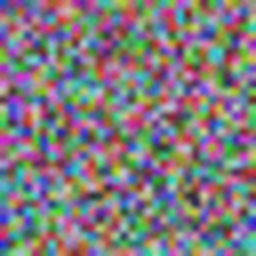
#> input picture samples/textured.png, 256 x 256 px
$ python __main__.py ../samples/textured.png ../samples/textured.png out.png
#> lines starting #> are read from the running program, lines starting #| are printed output that depends on the picture
### superface/core.py
import numpy as np
from PIL import Image


def load(file, size):
#> called with file = '../samples/textured.png', size = 128
    img = Image.open(file).convert("RGB")
#> img is the input picture: PIL image 256x256 RGB; mean R, G, B 128.4, 122.9, 125.9
    w, h = img.size
#> w = 256; h = 256
    s = min(w, h)
#> s = 256
    box = ((w - s) // 2, (h - s) // 2, (w + s) // 2, (h + s) // 2)
#> box = (0, 0, 256, 256)
    img = img.crop(box).resize((size, size), Image.LANCZOS)
#> img: PIL image 128x128 RGB
    return np.asarray(img, dtype=np.float32) / 255


def grid(size):
    ys, xs = np.mgrid[0:size, 0:size]
    return np.stack([ys.ravel(), xs.ravel()], 1).astype(np.float32) / size


def assign(source, target, spatial_weight=2.0, iterations=1000, radius=1, seed=0):
#> called with spatial_weight = 2, iterations = 1000, radius = 1, seed = 0
    rng = np.random.default_rng(seed)
    size = source.shape[0]
#> size = 128
    n = size * size
#> n = 16384
    src = source.reshape(-1, 3)
    tgt = target.reshape(-1, 3)
    pos = grid(size)
    owner = np.arange(n)
#> owner = 16384 values from 0 to 16383
    idx = np.arange(n).reshape(size, size)
    ys, xs = np.mgrid[0:size, 0:size]
    swaps = []

    def cost(o, p):
        return ((src[o] - tgt[p]) ** 2).sum(1) + spatial_weight * ((pos[o] - pos[p]) ** 2).sum(1)

    for _ in range(iterations):
        dy = rng.integers(1, radius + 1)
        dx = rng.integers(-radius, radius + 1)
        phase = rng.integers(0, 2 * dy)
        view = idx.T if rng.random() < 0.5 else idx
        mask = ((ys + phase) // dy % 2 == 0) & (ys + dy < size) & (xs + dx >= 0) & (xs + dx < size)
        ay, ax = ys[mask], xs[mask]
        pa, pb = view[ay, ax], view[ay + dy, ax + dx]
        oa, ob = owner[pa], owner[pb]
        better = cost(oa, pb) + cost(ob, pa) < cost(oa, pa) + cost(ob, pb)
        owner[pa[better]], owner[pb[better]] = ob[better], oa[better]
        swaps.append((pa[better], pb[better]))
#> this loop made 1000 passes
#> (dx, phase) on passes 1 to 3: (1, 1), (-1, 0), (-1, 1)
#> pass 1, in assign, `view = idx.T if rng.random() < 0.5 else idx`:
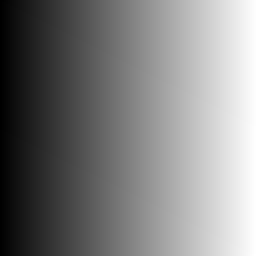
#> view: shape (128, 128) int64 (shown 2 times larger); min 0, max 16383, mean 8191.5; drawn with min black and max white
#> pass 1, in assign, `mask = ((ys + phase) // dy % 2 == 0) & (ys + dy < size) & (xs + dx >= ..`:
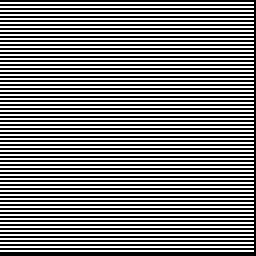
#> mask: shape (128, 128) bool (shown 2 times larger); 48.8% white in thin lines or dots
#> pass 2, in assign, `mask = ((ys + phase) // dy % 2 == 0) & (ys + dy < size) & (xs + dx >= ..`:
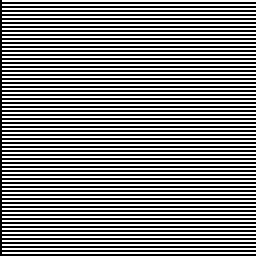
#> mask: shape (128, 128) bool (shown 2 times larger); 49.6% white in thin lines or dots
#> pass 3, in assign, `view = idx.T if rng.random() < 0.5 else idx`:
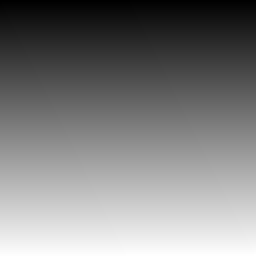
#> view: shape (128, 128) int64 (shown 2 times larger); min 0, max 16383, mean 8191.5; drawn with min black and max white
#> after the loop, swaps = 1000 items, first 6: (empty array, empty array), (empty array, empty array), (empty array, empty array), (empty array, empty array), (empty array, empty array), (empty array, empty array)
#> `owner, swaps = assign(source, load(args.target, args.size), args.spati..`: owner = 16384 values from 0 to 16383

    return owner, swaps


def render(source, owner):
    size = source.shape[0]
#> size = 128
    return source.reshape(-1, 3)[owner].reshape(size, size, 3)


# [13 lines left out: function animate, not called in this run]


def to_image(arr):
    scale = max(1, 512 // arr.shape[0])
#> scale = 4
    img = Image.fromarray((arr * 255).astype(np.uint8))
    return img.resize((img.width * scale, img.height * scale), Image.NEAREST)
#> returned value: PIL image 512x512 RGB


def save_gif(images, file, duration=40):
    images[0].save(file, format="GIF", save_all=True, append_images=images[1:], duration=duration, loop=0)

### superface/__main__.py
import argparse

from superface.core import animate, assign, load, render, save_gif, to_image

parser = argparse.ArgumentParser(prog="superface")
parser.add_argument("source")
parser.add_argument("target")
parser.add_argument("out")
parser.add_argument("--size", type=int, default=128)
parser.add_argument("--spatial", type=float, default=2.0)
parser.add_argument("--gif")
args = parser.parse_args()

source = load(args.source, args.size)
owner, swaps = assign(source, load(args.target, args.size), args.spatial)
to_image(render(source, owner)).save(args.out)
if args.gif:
    save_gif(animate(source, swaps), args.gif)
